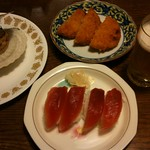
#> input picture image/sushi/4726970965.jpg, 150 x 150 px; its folder holds 4 pictures in this run
$ python read_image.py
#> lines starting #> are read from the running program, lines starting #| are printed output that depends on the picture
# 画像ファイルを読み込んでNumpy形式に変換
import numpy as np
from PIL import Image
import os, glob, random

outfile = "image/photos.npz"    # 保存ファイル名
max_photo = 10                 # 利用する写真の枚数
photo_size = 32                 # 画像サイズ
x = []      # 画像データ
y = []      # ラベルデータ

def main():
    # 各画像のフォルダーを読む
    glob_files("./image/sushi", 0)
    glob_files("./image/salad", 1)
    # glob_files("./image/mabotofu", 2)
    glob_files("./image/soba", 3)
    glob_files("./image/okonomiyaki", 4)
    glob_files("./image/stake", 5)
    glob_files("./image/carry_and_rice", 6)
    glob_files("./image/gyoza", 7)

    """
    glob_files("./image/pizza", 8)
    glob_files("./image/omuraisu", 9)
    glob_files("./image/hamburger_stake", 10)
    glob_files("./image/doughnut", 11)
    glob_files("./image/shortcake", 12)
    glob_files("./image/parfait", 13)
    glob_files("./image/spring roll", 14)
    glob_files("./image/omlet", 15)
    glob_files("./image/natto", 16)
    glob_files("./image/miso_soup", 17)
    glob_files("./image/purin", 18)
    glob_files("./image/takoyaki", 19)
    glob_files("./image/chicken_namban", 20)
    glob_files("./image/hiyayakko", 21)
    glob_files("./image/toast", 22)
    glob_files("./image/rice", 23)
    glob_files("./image/grilled_fish", 24)
    glob_files("./image/apple", 25)
    glob_files("./image/tomato", 26)
    glob_files("./image/ahijillo", 27)
    glob_files("./image/medamayaki", 28)
    glob_files("./image/broccoli", 29)
    """
    # ファイルへ保存
    np.savez(outfile, x=x, y=y)
    print("保存しました:" + outfile, len(x))


# path以下の画像を読み込む
def glob_files(path, label):
#> called with path = './image/sushi', label = 0
    files = glob.glob(path + "/*.jpg")
    random.shuffle(files)
    # 各ファイルを処理
    num = 0
    for f in files:
        if num >= max_photo: break
        num += 1
        # 画像ファイルを読む
        img = Image.open(f)
#> img is the input picture: PIL image 150x150 RGB; mean R, G, B 117.6, 81.1, 49.4
        img = img.convert("RGB")                    # 色空間をRGBに
        img = img.resize((photo_size, photo_size))  # サイズ変更
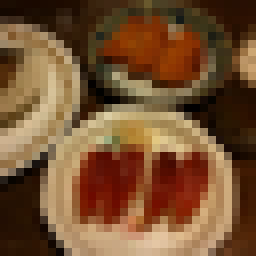
#> img: PIL image 32x32 RGB (shown 8 times larger); mean R, G, B 117.6, 81.2, 49.5
        img = np.asarray(img)
        x.append(img)
        y.append(label)
#> pass 2 of the loop in glob_files, `for f in files:`:
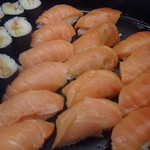
#> input picture image/sushi/3443997567.jpg, 150 x 150 px
#> in glob_files, img is the input picture: PIL image 150x150 RGB; mean R, G, B 138, 92.5, 67.6
#> in glob_files, `img = img.resize((photo_size, photo_size))`:
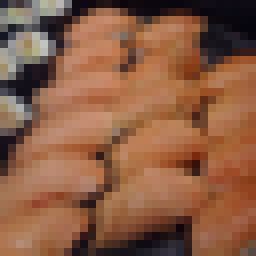
#> img: PIL image 32x32 RGB (shown 8 times larger); mean R, G, B 138.1, 92.6, 67.6
#> pass 3 of the loop in glob_files, `for f in files:`:
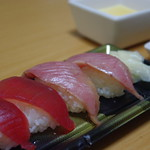
#> input picture image/sushi/4662491966.jpg, 150 x 150 px
#> in glob_files, img is the input picture: PIL image 150x150 RGB; mean R, G, B 118, 91.5, 78
#> in glob_files, `img = img.resize((photo_size, photo_size))`:
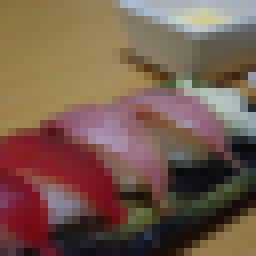
#> img: PIL image 32x32 RGB (shown 8 times larger); mean R, G, B 118, 91.4, 78
#> the loop made 4 passes; the first 3 are shown


if __name__ == "__main__":
    main()
